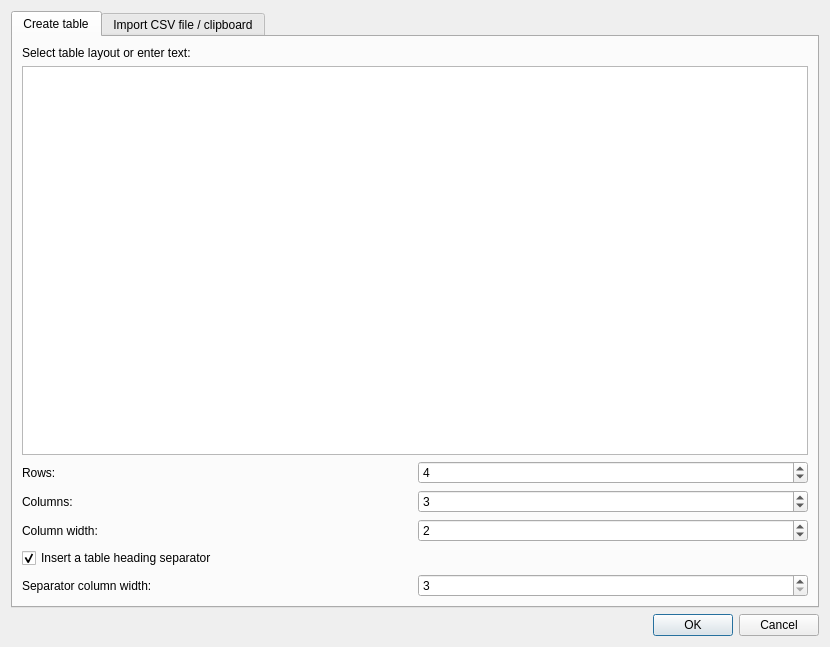
<?xml version="1.0" encoding="UTF-8"?>
<ui version="4.0">
 <class>TableDialog</class>
 <widget class="QDialog" name="TableDialog">
  <property name="geometry">
   <rect>
    <x>0</x>
    <y>0</y>
    <width>749</width>
    <height>647</height>
   </rect>
  </property>
  <property name="windowTitle">
   <string>Insert table</string>
  </property>
  <layout class="QGridLayout" name="gridLayout">
   <item row="0" column="0">
    <widget class="QTabWidget" name="tabWidget">
     <property name="currentIndex">
      <number>0</number>
     </property>
     <widget class="QWidget" name="createTab">
      <attribute name="title">
       <string>Create table</string>
      </attribute>
      <layout class="QGridLayout" name="gridLayout_2">
       <item row="6" column="0">
        <widget class="QLabel" name="label_3">
         <property name="text">
          <string>Column width:</string>
         </property>
        </widget>
       </item>
       <item row="8" column="0" colspan="2">
        <widget class="QCheckBox" name="headlineCheckBox">
         <property name="text">
          <string>Insert a table heading separator</string>
         </property>
         <property name="checked">
          <bool>true</bool>
         </property>
        </widget>
       </item>
       <item row="5" column="0">
        <widget class="QLabel" name="label_2">
         <property name="text">
          <string>Columns:</string>
         </property>
        </widget>
       </item>
       <item row="4" column="1">
        <widget class="QSpinBox" name="rowSpinBox">
         <property name="minimum">
          <number>1</number>
         </property>
         <property name="maximum">
          <number>100000000</number>
         </property>
         <property name="value">
          <number>4</number>
         </property>
        </widget>
       </item>
       <item row="4" column="0">
        <widget class="QLabel" name="label">
         <property name="text">
          <string>Rows:</string>
         </property>
        </widget>
       </item>
       <item row="5" column="1">
        <widget class="QSpinBox" name="columnSpinBox">
         <property name="minimum">
          <number>1</number>
         </property>
         <property name="maximum">
          <number>100000000</number>
         </property>
         <property name="value">
          <number>3</number>
         </property>
        </widget>
       </item>
       <item row="6" column="1">
        <widget class="QSpinBox" name="columnWidthSpinBox">
         <property name="toolTip">
          <string>The amount of spaces in a column</string>
         </property>
         <property name="minimum">
          <number>0</number>
         </property>
         <property name="maximum">
          <number>100000000</number>
         </property>
         <property name="value">
          <number>2</number>
         </property>
        </widget>
       </item>
       <item row="3" column="0" colspan="2">
        <widget class="QTableWidget" name="createTableWidget">
         <attribute name="horizontalHeaderVisible">
          <bool>false</bool>
         </attribute>
         <attribute name="horizontalHeaderDefaultSectionSize">
          <number>40</number>
         </attribute>
         <attribute name="verticalHeaderVisible">
          <bool>false</bool>
         </attribute>
         <attribute name="verticalHeaderDefaultSectionSize">
          <number>40</number>
         </attribute>
        </widget>
       </item>
       <item row="2" column="0" colspan="2">
        <widget class="QLabel" name="label_4">
         <property name="text">
          <string>Select table layout or enter text:</string>
         </property>
        </widget>
       </item>
       <item row="9" column="0">
        <widget class="QLabel" name="separatorColumnWidthLabel">
         <property name="text">
          <string>Separator column width:</string>
         </property>
        </widget>
       </item>
       <item row="9" column="1">
        <widget class="QSpinBox" name="separatorColumnWidthSpinBox">
         <property name="toolTip">
          <string>The amount of dash characters in the separator</string>
         </property>
         <property name="minimum">
          <number>3</number>
         </property>
         <property name="maximum">
          <number>100000000</number>
         </property>
         <property name="value">
          <number>3</number>
         </property>
        </widget>
       </item>
      </layout>
     </widget>
     <widget class="QWidget" name="importTab">
      <attribute name="title">
       <string>Import CSV file / clipboard</string>
      </attribute>
      <layout class="QGridLayout" name="gridLayout_3">
       <item row="6" column="0" colspan="3">
        <spacer name="verticalSpacer">
         <property name="orientation">
          <enum>Qt::Vertical</enum>
         </property>
         <property name="sizeHint" stdset="0">
          <size>
           <width>686</width>
           <height>47</height>
          </size>
         </property>
        </spacer>
       </item>
       <item row="1" column="2">
        <widget class="QPushButton" name="fileButton">
         <property name="text">
          <string>Select file</string>
         </property>
         <property name="icon">
          <iconset theme="document-open" resource="../breeze-pkbsuite.qrc">
           <normaloff>:/icons/breeze-pkbsuite/16x16/document-open.svg</normaloff>:/icons/breeze-pkbsuite/16x16/document-open.svg</iconset>
         </property>
        </widget>
       </item>
       <item row="0" column="0" colspan="3">
        <widget class="QLabel" name="label_5">
         <property name="text">
          <string>Please select the CSV file you want to import:</string>
         </property>
        </widget>
       </item>
       <item row="1" column="0" colspan="2">
        <widget class="QLineEdit" name="fileLineEdit">
         <property name="readOnly">
          <bool>true</bool>
         </property>
         <property name="placeholderText">
          <string>CSV file</string>
         </property>
        </widget>
       </item>
       <item row="1" column="3">
        <widget class="QPushButton" name="clipboardButton">
         <property name="text">
          <string>Import clipboard</string>
         </property>
         <property name="icon">
          <iconset theme="edit-paste" resource="../breeze-pkbsuite.qrc">
           <normaloff>:/icons/breeze-pkbsuite/16x16/edit-paste.svg</normaloff>:/icons/breeze-pkbsuite/16x16/edit-paste.svg</iconset>
         </property>
        </widget>
       </item>
       <item row="2" column="0" colspan="4">
        <widget class="QPlainTextEdit" name="csvFileTextEdit">
         <property name="undoRedoEnabled">
          <bool>false</bool>
         </property>
         <property name="lineWrapMode">
          <enum>QPlainTextEdit::NoWrap</enum>
         </property>
         <property name="readOnly">
          <bool>true</bool>
         </property>
        </widget>
       </item>
       <item row="4" column="3">
        <widget class="QComboBox" name="separatorComboBox">
         <property name="editable">
          <bool>true</bool>
         </property>
         <item>
          <property name="text">
           <string notr="true">,</string>
          </property>
         </item>
         <item>
          <property name="text">
           <string notr="true">;</string>
          </property>
         </item>
         <item>
          <property name="text">
           <string notr="true">\t</string>
          </property>
         </item>
        </widget>
       </item>
       <item row="5" column="3">
        <widget class="QComboBox" name="textDelimiterComboBox">
         <property name="editable">
          <bool>true</bool>
         </property>
         <item>
          <property name="text">
           <string notr="true">&quot;</string>
          </property>
         </item>
         <item>
          <property name="text">
           <string notr="true">'</string>
          </property>
         </item>
        </widget>
       </item>
       <item row="4" column="0" colspan="3">
        <widget class="QLabel" name="label_6">
         <property name="text">
          <string>Separator:</string>
         </property>
        </widget>
       </item>
       <item row="5" column="0" colspan="3">
        <widget class="QLabel" name="label_7">
         <property name="text">
          <string>Text-delimiter:</string>
         </property>
        </widget>
       </item>
       <item row="3" column="0" colspan="4">
        <widget class="QCheckBox" name="firstLineHeadlineCheckBox">
         <property name="text">
          <string>First line is the table heading</string>
         </property>
         <property name="checked">
          <bool>true</bool>
         </property>
        </widget>
       </item>
      </layout>
     </widget>
    </widget>
   </item>
   <item row="1" column="0">
    <widget class="QDialogButtonBox" name="buttonBox">
     <property name="orientation">
      <enum>Qt::Horizontal</enum>
     </property>
     <property name="standardButtons">
      <set>QDialogButtonBox::Cancel|QDialogButtonBox::Ok</set>
     </property>
    </widget>
   </item>
  </layout>
 </widget>
 <resources>
  <include location="../breeze-pkbsuite.qrc"/>
 </resources>
 <connections>
  <connection>
   <sender>buttonBox</sender>
   <signal>accepted()</signal>
   <receiver>TableDialog</receiver>
   <slot>accept()</slot>
   <hints>
    <hint type="sourcelabel">
     <x>248</x>
     <y>254</y>
    </hint>
    <hint type="destinationlabel">
     <x>157</x>
     <y>274</y>
    </hint>
   </hints>
  </connection>
  <connection>
   <sender>buttonBox</sender>
   <signal>rejected()</signal>
   <receiver>TableDialog</receiver>
   <slot>reject()</slot>
   <hints>
    <hint type="sourcelabel">
     <x>316</x>
     <y>260</y>
    </hint>
    <hint type="destinationlabel">
     <x>286</x>
     <y>274</y>
    </hint>
   </hints>
  </connection>
 </connections>
</ui>
